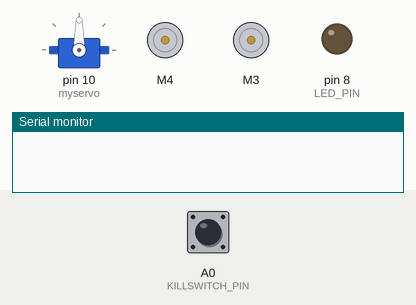
This sketch was run on a simulated Arduino Uno, built with avr-gcc and run on an emulated ATmega328P. Parts: servo, 2 × DC motor (green arrow = forward, orange = backward, longer = faster), output pins drawn as LEDs (lit = HIGH), the last lines printed to the serial monitor. The inputs (shaded band) are chosen by the test bench; at power-on: A0 (KILLSWITCH_PIN) HIGH.

Above: at 0.1 s.
At 40.24 s:
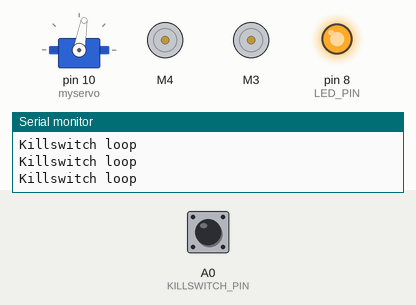
Timing chart, 0 to 40.3 s (numbered marks = the images above):
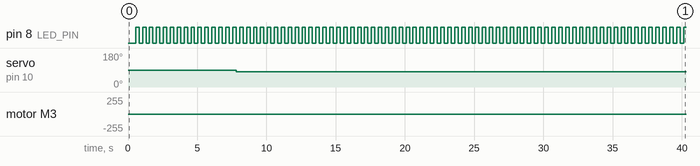

The sketch:

ps2_motor.ino
```cpp
#include <Wire.h>
#include <Adafruit_MotorShield.h>
#include "utility/Adafruit_MS_PWMServoDriver.h"

#include <SPI.h>
#include <PS2X_lib.h>
#include <Servo.h>

#define PS2_DAT        9
#define PS2_CMD        11
#define PS2_SEL        13
#define PS2_CLK        12

PS2X ps2x; // create PS2 Controller Class


#define SERVO_BUTTON 6

Servo myservo;  // create servo object to control a servo
#define SERVO_UP 80
#define SERVO_DOWN 20

#define JOY_AXIS_MAX 255

#define KILLSWITCH_PIN A0
#define LED_PIN 8
#define MAX_MOTOR_SPEED 1.0


// The max speed the motor driver takes
#define MAX_MOTOR 255
#define MIN_MOTOR -255

// Max change in motor speed per loop
#define MAX_ACCEL 25


Adafruit_MotorShield AFMS = Adafruit_MotorShield();
Adafruit_DCMotor *motorLeft = AFMS.getMotor(4);
Adafruit_DCMotor *motorRight = AFMS.getMotor(3);

int speed_l_current;
int speed_r_current;

float f_x1;
float f_y1;

unsigned long last_trans_time;

void setup() {
  pinMode(LED_PIN, OUTPUT);
  pinMode(KILLSWITCH_PIN, INPUT_PULLUP);
  Serial.begin(115200);

  AFMS.begin();

  last_trans_time = millis();
  speed_l_current = 0;
  speed_r_current = 0;
  myservo.attach(10);  // attaches the servo on pin 9 to the servo object
  delay(300);
  ps2x.config_gamepad(PS2_CLK, PS2_CMD, PS2_SEL, PS2_DAT, false, false);

}

void loop() {

    unsigned long msg_id;
    int i;
    float f_x1, f_y1;
    int speed_l, speed_r;

    digitalWrite( LED_PIN, 0);
    Serial.print("Killswitch:");
    Serial.print( digitalRead(KILLSWITCH_PIN));
    Serial.println();
    if( digitalRead( KILLSWITCH_PIN) == 1) {
         Serial.println("Killswitch detected!");
        motorLeft->setSpeed( 0 );
        motorRight->setSpeed( 0 );

        for(i=0; i<15; i++){
            Serial.println("Killswitch loop");
            digitalWrite( LED_PIN, 0);
            delay(250);
            digitalWrite( LED_PIN, 1);
            delay(250);
        }
    }

    ps2x.read_gamepad(false, 0); //read controller and set large motor to spin at 'vibrate' speed

    Serial.print("Stick Values:");
    Serial.print(ps2x.Analog(PSS_LY), DEC); //Left stick, Y axis. Other options: LX, RY, RX
    Serial.print(",");
    Serial.print(ps2x.Analog(PSS_LX), DEC);
    Serial.print(",");
    Serial.print(ps2x.Analog(PSS_RY), DEC);
    Serial.print(",");
    Serial.print(ps2x.Analog(PSS_RX), DEC);

    if(ps2x.Button(PSB_R1) ) {
        myservo.write(SERVO_DOWN);
    } else {
        myservo.write(SERVO_UP);
    }

   // translate joystick x/y into motor speed
   f_x1 = ps2x.Analog(PSS_RX) * 2.0 / JOY_AXIS_MAX - 1.0;
   f_y1 = ps2x.Analog(PSS_RY) * 2.0 / JOY_AXIS_MAX - 1.0;
   speed_r = (f_y1 + f_x1 * 0.5) * MAX_MOTOR;
   speed_l = (f_y1 - f_x1 * 0.5) * MAX_MOTOR;
   if( speed_l > MAX_MOTOR ) speed_l = MAX_MOTOR;
   if( speed_l < MIN_MOTOR ) speed_l = MIN_MOTOR;
   if( speed_r > MAX_MOTOR ) speed_r = MAX_MOTOR;
   if( speed_r < MIN_MOTOR ) speed_r = MIN_MOTOR;
      Serial.print(" speed_l=");
      Serial.print(speed_l);
      Serial.print(" speed_r=");
      Serial.print(speed_r);
      Serial.println();


      if ( speed_l  > speed_l_current ) {
        speed_l_current += min( MAX_ACCEL, speed_l - speed_l_current);
      }
      if ( speed_l < speed_l_current) {
        speed_l_current -= min( MAX_ACCEL, speed_l_current - speed_l);
      }

      if ( speed_r  > speed_r_current ) {
        speed_r_current += min( MAX_ACCEL, speed_r - speed_r_current);
      }
      if ( speed_r < speed_r_current) {
        speed_r_current -= min( MAX_ACCEL, speed_r_current - speed_r);
      }
      motorLeft->setSpeed( abs( speed_l_current ) );
      motorRight->setSpeed( abs( speed_r_current  ) );

      if( speed_l_current > 0) {
        motorLeft->run(BACKWARD);
      } else if( speed_l_current < 0) {
        motorLeft->run(FORWARD);
      } else {
        motorLeft->run(RELEASE);
      }

      if( speed_r_current > 0) {
        motorRight->run(BACKWARD);
      } else if( speed_r_current < 0) {
        motorRight->run(FORWARD);
      } else {
        motorRight->run(RELEASE);
      }
      delay(10);

//   if (millis() - last_trans_time > 150) {
//      Serial.println("No data recieved, stopping");
//      speed_l_current = 0;
//      speed_r_current = 0;
//       motorRight->run(RELEASE);
//       motorLeft->run(RELEASE);
//       digitalWrite( LED_PIN, 1);
//       delay(10);
//       radio.begin();
//       radio.setChannel(RADIO_CHANNEL);
//       radio.setPayloadSize(sizeof(t_data));
//       radio.setPALevel(RF24_PA_HIGH);
//       radio.openWritingPipe(addresses[1]);
//       radio.openReadingPipe(1,addresses[0]);
//       radio.startListening();

//       digitalWrite( LED_PIN, 0);
//       delay(10);
//   }
}
```

Measured:
- by itself, pin 8 (LED_PIN): alternates HIGH for 0.25 s and LOW for 0.25 s
- by itself, servo on pin 10 (myservo): 90° → 80° at 7.8 s
